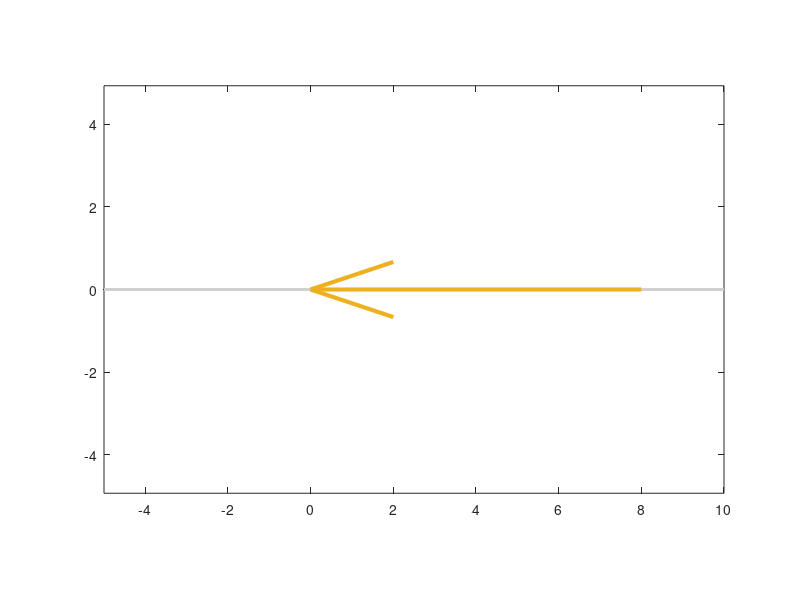

Write MATLAB code to recreate this figure. (Note: this script raises an error after producing the figure.)
function gravity_assist_diagram()
    % Setup della figura
    figure('Color', 'w', 'Position', [100, 100, 800, 500]);
    hold on;
    axis equal;
    box on;
    grid off;
    
    % --- DEFINIZIONE PARAMETRI GEOMETRICI ---
    % Coordinate e magnitudini stimate dall'immagine
    origin = [0, 0];          % Il "pianeta" dove i vettori v_inf divergono
    Vp_start = [8, 0];        % La coda del vettore Vp (arancione)
    v_inf_mag = 4.5;          % Magnitudine v_infinito
    
    % Angoli (rispetto all'asse orizzontale sinistro, alpha=0)
    % Nota: L'immagine mostra alpha=0 a sinistra (180 gradi matematici standard)
    % Quindi dobbiamo lavorare con questo sistema di riferimento.
    angle_minus_deg = 55;     % Angolo del vettore marrone
    angle_plus_deg = 135;     % Angolo del vettore blu
    
    % Calcolo coordinate punte dei vettori
    % Convertiamo gli angoli in radianti e coordinate cartesiane
    % (Invertiamo la x perché l'origine degli angoli è a sinistra)
    vec_inf_minus = [-v_inf_mag * cosd(angle_minus_deg), v_inf_mag * sind(angle_minus_deg)];
    vec_inf_plus  = [-v_inf_mag * cosd(angle_plus_deg),  v_inf_mag * sind(angle_plus_deg)];
    
    % --- DEFINIZIONE COLORI (RGB) ---
    col_orange = [0.93, 0.69, 0.13]; % Vp
    col_blue   = [0.0, 0.3, 0.6];    % v_inf+
    col_brown  = [0.8, 0.6, 0.4];    % v_inf-
    col_red    = [0.8, 0.1, 0.1];    % V+, V- (Heliocentric)
    col_green  = [0.4, 0.8, 0.2];    % Angoli
    col_dark_green = [0.0, 0.5, 0.3]; % Delta
    
    % --- DISEGNO VETTORI ---

     % --- DISEGNO ASSI E RIFERIMENTI ---
    % Linea grigia di base
    line([-5, 10], [0, 0], 'Color', [0.8 0.8 0.8], 'LineWidth', 2);
    
    % 1. Vettore Vp (Arancione) - Da destra verso l'origine
    % Disegniamo una linea spessa arancione da Vp_start a origin
    draw_vector2(Vp_start, origin - Vp_start, col_orange, '$\bar{V}_p$');
    
    % 2. Vettori v_infinito (Dall'origine verso l'esterno)
    % Marrone (v_inf -)
    draw_vector(origin, vec_inf_minus, col_brown, '$\bar{v}_{\infty}^+$');
    % Blu (v_inf +)
    draw_vector(origin, vec_inf_plus, col_blue, '$\bar{v}_{\infty}^-$');
    
    % 3. Vettori Eliocentrici (Rossi)
    % Collegano la coda di Vp alle punte di v_inf
    % V- (Rosso verso marrone)
    target_minus = origin + vec_inf_minus;
    draw_vector2(Vp_start, target_minus - Vp_start, col_red, '$\bar{V}^+$');
    
    % V+ (Rosso verso blu)
    target_plus = origin + vec_inf_plus;
    draw_vector2(Vp_start, target_plus - Vp_start, col_red, '$\bar{V}^-$');
    
    
    % Punti neri su alpha=0 e alpha=pi
    plot(-4, 0, 'k.', 'MarkerSize', 20);
    plot(Vp_start(1), 0, 'k.', 'MarkerSize', 15); % Punto su alpha=pi approssimativo
    
    text(-4.2, -0.5, '$\alpha=0$', 'Interpreter', 'latex', 'FontSize', 14, 'FontWeight', 'bold');
    text(Vp_start(1), -0.5, '$\alpha=\pi$', 'Interpreter', 'latex', 'FontSize', 14, 'FontWeight', 'bold');
    
    % --- DISEGNO ARCHI ANGOLI ---
    
    % Arco alpha- (Verde chiaro) - Da asse sx a vettore marrone
    draw_arc(origin, 2.5, 180, 180-angle_minus_deg, col_green);
    % Etichetta alpha-
    text(-3, 1.5, '$\alpha^+$', 'Interpreter', 'latex', 'Color', col_green, 'FontSize', 16);
    
    % Arco alpha+ (Verde chiaro) - Da asse sx a vettore blu
    draw_arc(origin, 3.5, 180, 180-angle_plus_deg+2, col_green);
    % Etichetta alpha+
    text(-3.8, 2.2, '$\alpha^-$', 'Interpreter', 'latex', 'Color', col_green, 'FontSize', 16);
    
    % Arco Delta (Verde scuro) - Tra vettore blu e marrone
    draw_arc(origin, 1.5, 180-angle_minus_deg, 180-angle_plus_deg, col_dark_green);
    % Etichetta Delta
    text(-0.5, 1.0, '$\delta$', 'Interpreter', 'latex', 'Color', col_dark_green, 'FontSize', 18);

    % --- PULIZIA GRAFICO ---
    xlim([-6, 10]);
    ylim([-1, 6]);
    set(gca, 'XTickLabel', [], 'YTickLabel', []); % Nascondi numeri assi
end

function draw_vector(start_pt, components, color_vec, label_str)
    % Wrapper per disegnare vettori con quiver e gestire le etichette
    q = quiver(start_pt(1), start_pt(2), components(1), components(2), ...
        0, 'Color', color_vec, 'LineWidth', 3, 'MaxHeadSize', 0.15);
    
    % Calcolo posizione label (a metà vettore o alla punta con un offset)
    % Qui posizioniamo vicino alla punta
    tip = start_pt + components;
    
    % Logica offset manuale per assomigliare all'immagine
    offset = [0, 0.3]; 
    if contains(label_str, 'V_p')
        pos = start_pt + components/2; % Vp etichetta al centro
        offset = [0, 0.3];
    elseif contains(label_str, 'V^+')
        pos = tip; 
        offset = [-0.5, 0.3]; % Sposta un po' a sinistra
    elseif contains(label_str, 'v_{\infty}^+')
        pos = tip; 
        offset = [0.1, 0.3];
    else
        pos = tip;
    end
    
    text(pos(1)+offset(1), pos(2)+offset(2), label_str, ...
        'Interpreter', 'latex', 'Color', color_vec, 'FontSize', 16, 'FontWeight', 'bold');
end

function draw_vector2(start_pt, components, color_vec, label_str)
    % Wrapper per disegnare vettori con quiver e gestire le etichette
    q = quiver(start_pt(1), start_pt(2), components(1), components(2), ...
        0, 'Color', color_vec, 'LineWidth', 3, 'MaxHeadSize', 0.15);
    
    % Calcolo posizione label (a metà vettore o alla punta con un offset)
    % Qui posizioniamo vicino alla punta
    tip = start_pt + components;
    
    % Logica offset manuale per assomigliare all'immagine
    offset = [-0.3, -0.6]; 
    if contains(label_str, 'V_p')
        pos = start_pt + components/2; % Vp etichetta al centro
        offset = [1, 1];
    elseif contains(label_str, 'V^+')
        pos = tip; 
        offset = [-0.5, -0.3]; % Sposta un po' a sinistra
    elseif contains(label_str, 'v_{\infty}^+')
        pos = tip; 
        offset = [0.1, 0.3];
    else
        pos = tip;
    end
    
    text(pos(1)+offset(1), pos(2)+offset(2), label_str, ...
        'Interpreter', 'latex', 'Color', color_vec, 'FontSize', 16, 'FontWeight', 'bold');
end

function draw_arc(center, radius, start_angle_deg, end_angle_deg, color_vec)
    % Disegna un arco e aggiunge le frecce alle estremità
    t = linspace(start_angle_deg, end_angle_deg, 50);
    x = center(1) + radius * cosd(t);
    y = center(2) + radius * sind(t);
    plot(x, y, 'Color', color_vec, 'LineWidth', 2);
    
    % Aggiungi freccia alla fine dell'arco
    % Calcoliamo la direzione tangente finale per orientare la freccia
    % Metodo semplice: usiamo quiver sull'ultimo punto
    u_arrow = x(end) - x(end-1);
    v_arrow = y(end) - y(end-1);
    quiver(x(end), y(end), u_arrow, v_arrow, 0.5, ...
        'Color', color_vec, 'LineWidth', 2, 'MaxHeadSize', 0.5, 'ShowArrowHead', 'on');
end
